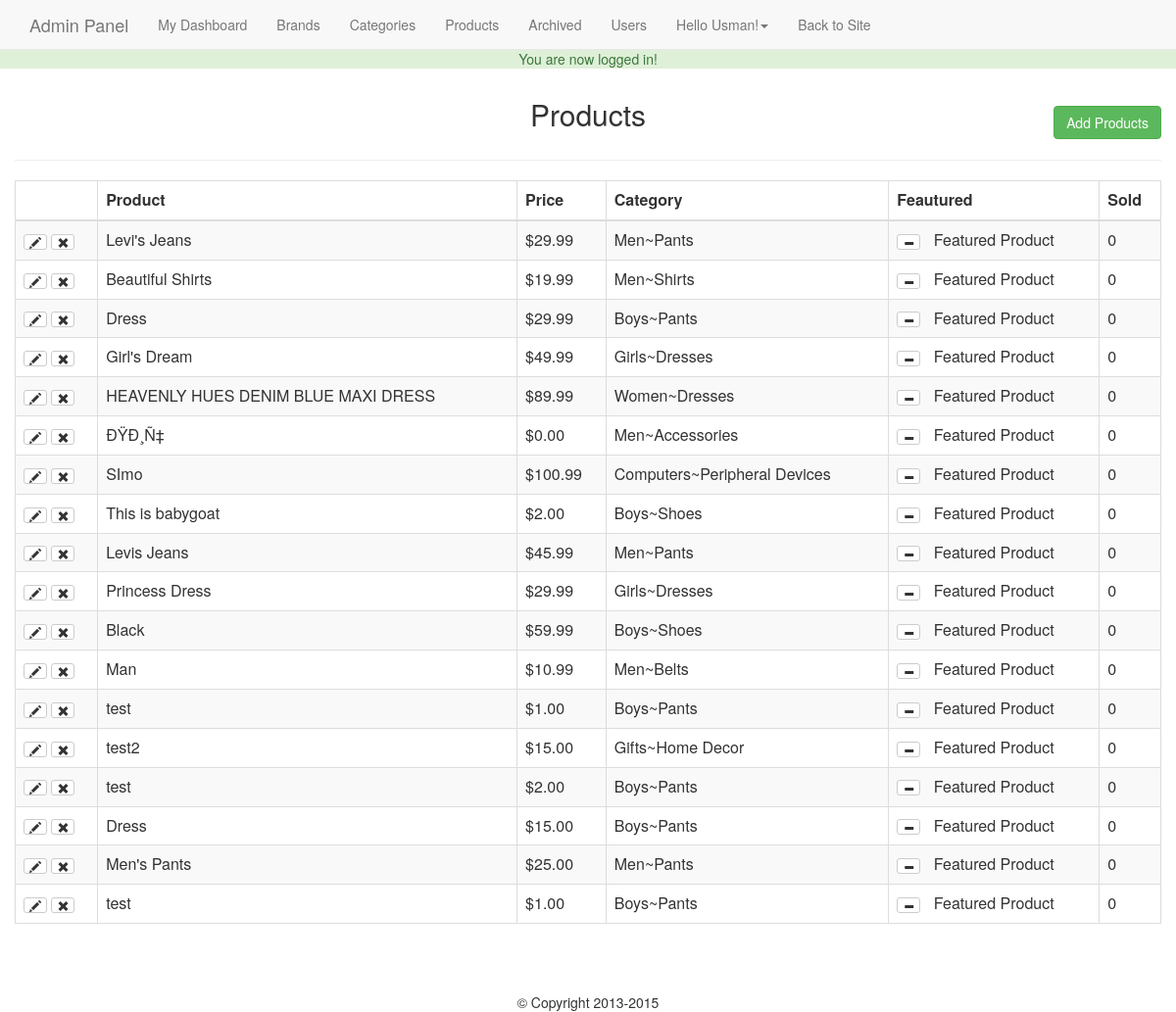
Screenshot of /admin/products.php (signed in) with the database file from the repository.
### tables this page shows
CREATE TABLE `products` (
  `id` int(11) NOT NULL,
  `title` varchar(255) NOT NULL,
  `price` decimal(10,2) NOT NULL,
  `list_price` decimal(10,2) NOT NULL,
  `brand` varchar(255) NOT NULL,
  `categories` varchar(255) NOT NULL,
  `image` text NOT NULL,
  `description` text NOT NULL,
  `featured` tinyint(4) NOT NULL DEFAULT '0',
  `sizes` text NOT NULL,
  `deleted` tinyint(4) NOT NULL DEFAULT '0'
);

### helpers/helpers.php (called while the page is built, shortened)
<?php
function money($number){
	return '$'.number_format($number, 2);
}

### admin/products.php (the view, shortened to what this page needs)
<?php
	require_once $_SERVER['DOCUMENT_ROOT'].'/e-commerce/core/init.php';
	require_once '../core/init.php';
	include 'includes/head.php';
	include 'includes/navigation.php';
	$dbpath='';
	if (isset($_GET['add']) || isset($_GET['edit'])) {
		$brandQuery = $db->query("SELECT * FROM brand ORDER BY brand");
		$parentQuery = $db->query("SELECT * FROM categories WHERE parent = 0 ORDER BY category");
		$title=((isset($_POST['title']) && $_POST['title'] != '')?sanitize($_POST['title']):'');
		$brand = ((isset($_POST['brand']) && !empty($_POST['brand']))?sanitize($_POST['brand']):'');
		$parent = ((isset($_POST['parent']) && !empty($_POST['parent']))?sanitize($_POST['parent']):'');
		$category = ((isset($_POST['child']) && !empty($_POST['child']))?sanitize($_POST['child']):'');
		$price=((isset($_POST['price']) && $_POST['price'] != '')?sanitize($_POST['price']):'');
		$list_price=((isset($_POST['list_price']) && $_POST['list_price'] != '')?sanitize($_POST['list_price']):'');
		$description=((isset($_POST['description']) && $_POST['description'] != '')?sanitize($_POST['description']):'');
		$sizes=((isset($_POST['sizes']) && $_POST['sizes'] != '')?sanitize($_POST['sizes']):'');
		$sizes = rtrim($sizes, ',');
		$saved_image = '';
		if (isset($_GET['edit'])){
			$edit_id= (int)$_GET['edit'];
			$product_edit_result= $db->query("SELECT * FROM products WHERE id = '$edit_id'");
			$products_array_from_database = mysqli_fetch_assoc($product_edit_result);
			if (isset($_GET['delete_image'])) {
				$imgi = (int)$_GET['imgi'] - 1;
				$images = explode(',',$products_array_from_database['image']);
				$image_url = $_SERVER['DOCUMENT_ROOT'].$images[$imgi];
				unlink($image_url);
				unset($images[$imgi]);
				$imageString = implode(',', $images);
				$db->query("UPDATE products SET image = '{$imageString}' WHERE id = '{$edit_id}'");
				header('Location: products.php?edit='.$edit_id);
			}
			$category = ((isset($_POST['child']) && $_POST['child'] != '')?sanitize($_POST['child']):$products_array_from_database['categories']);
			$title=((isset($_POST['title']) && !empty($_POST['title']))?sanitize($_POST['title']):$products_array_from_database['title']);
			$brand=((isset($_POST['brand']) && !empty($_POST['brand']))?sanitize($_POST['brand']):$products_array_from_database['brand']);
			$parentQ = $db->query("SELECT * FROM categories WHERE id = '$category'");
			$parentResult = mysqli_fetch_assoc($parentQ);
			$parent=((isset($_POST['parent']) && !empty($_POST['parent']))?sanitize($_POST['parent']):$parentResult['parent']);
			$price=((isset($_POST['price']) && !empty($_POST['price']))?sanitize($_POST['price']):$products_array_from_database['price']);
			$list_price=((isset($_POST['list_price']))?sanitize($_POST['list_price']):$products_array_from_database['list_price']);
			$description=((isset($_POST['description']))?sanitize($_POST['description']):$products_array_from_database['description']);
			$sizes=((isset($_POST['sizes']) && !empty($_POST['sizes']))?sanitize($_POST['sizes']):$products_array_from_database['sizes']);
			$sizes = rtrim($sizes, ',');
			$saved_image = (($products_array_from_database['image'] != '')?$products_array_from_database['image']:'');
			$dbpath = $saved_image;
		}
		if (!empty($sizes)) {
			$sizeString = sanitize($sizes);
			$sizeString = rtrim($sizeString,',');
			$sizesArray = explode(',', $sizeString);
			$sArray=array();
			$qArray = array();
			$tArray = array();
			foreach ($sizesArray as $ss) {
				$s=explode(':', $ss);
				$sArray[] = $s[0];
				$qArray[] = $s[1];
				$tArray[] = $s[2];
			}
		}else{$sizesArray = array();}
		if ($_POST) {
			$errors=array();
			$required = array('title','brand', 'price', 'parent', 'child', 'sizes');
			$allowed = array('png', 'jpg', 'jpeg', 'gif');
			$uploadPath = array();
			$tempLoc = array();
			foreach ($required as $field) {
				if ($_POST[$field]=='') {
					$errors[]='All fields with an Asterisk are required!';
					break;
				}
			}
			$photoCount = count($_FILES['photo']['name']);
			 if ($photoCount > 0) {
			 	for ($i=0; $i < $photoCount; $i++) {
				 	$name=$_FILES['photo']['name'][$i];
				 	$nameArray=explode('.', $name);
					$fileName= $nameArray[0];
					$fileExt = $nameArray[1];
					$mime = explode('/', $_FILES['photo']['type'][$i]);
					$mimeType = $mime[0];
					$mimeExt = $mime[1];
				 	$tempLoc[] = $_FILES['photo']['tmp_name'][$i];
				 	$FileSize =  $_FILES['photo']['size'][$i];
					$uploadName= md5(microtime().$i).'.'.$fileExt;
					$uploadPath[] = BASEURL.'img/products/'.$uploadName;
					if ($i != 0) {
						$dbpath .= ',';
					}
				 	$dbpath .= '/e-commerce/img/products/'.$uploadName;
					if ($mimeType !='image') {
						$errors[]='The file must be an Image';
					}
					if (!in_array($fileExt, $allowed)) {
						$errors[]='The Photo extention must be .png, .jpg, .jpeg or .gif format!';
					}
					if ($FileSize>15000000) {
						$errors[]='The file must be under 15MB!';
					}
			 	}
			}
			if (!empty($errors)) {
				echo display_errors($errors);
			}else{
				if ($photoCount > 0) {
					for ($i=0; $i < $photoCount; $i++) {
						move_uploaded_file($tempLoc[$i], $uploadPath[$i]);
					}
				}
				$insertSql = "INSERT INTO products (title, price, list_price, brand, categories, image, description, sizes) VALUES ('$title','$price', '$list_price', '$brand', '$category', '$dbpath', '$description', '$sizes' )";
				if (isset($_GET['edit'])){
					$insertSql="UPDATE products SET title='$title', price='$price', list_price='$list_price', brand='$brand', categories='$category', image= '$dbpath', sizes='$sizes', description='$description' WHERE `id`='$edit_id'";
				}
				$db->query($insertSql);
				header('Location: products.php');
			}
		}
?>
<h2 class="text-center"><?=((isset($_GET['edit']))?'Edit':'Add A New');?> Product</h2><hr>
<form action="products.php?<?=((isset($_GET['edit']))?'edit='.$edit_id:'add=1')?>" method="POST" enctype="multipart/form-data">
	<div class="form-group col-md-3">
		<label for="title">Title*</label>
		<input type="text" name="title" class="form-control" id="title" value="<?=$title?>">
	</div>
	<div class="form-group col-md-3">
		<label for="brand">Brand*</label>
		<select name="brand" class="form-control" id="brand">
			<option value=""<?=(($brand == '')?' selected':'');?>></option>
			<?php while($b = mysqli_fetch_assoc($brandQuery)):?>
				<option value="<?=$b['id'];?>" <?=(($brand == $b['id'])?' selected':''); ?>><?=$b['brand'];?></option>
			<?php endwhile;?>
		</select>
	</div>
	<div class="form-group col-md-3">
		<label for="parent">Parent Category*</label>
		<select name="parent" class="form-control" id="parent">
			<option value=""<?=(($parent =='')?' selected':'');?>></option>
			<?php while($p = mysqli_fetch_assoc($parentQuery)):?>
				<option value="<?=$p['id'];?>"<?=(($parent==$p['id'])?' selected':'');?>><?=$p['category'];?></option>
			<?php endwhile;?>
		</select>
	</div>
	<div class="form-group col-md-3">
		<label for="child">Child Category*</label>
		<select name="child" id="child" class="form-control"></select>
	</div>
	<div class="form-group col-md-3">
		<label for="price">Price*</label>
		<input type="text" name="price" id="price" class="form-control" value="<?=$price;?>">
	</div>
	<div class="form-group col-md-3">
		<label for="list_price">List Price</label>
		<input type="text" name="list_price" id="list_price" class="form-control" value="<?=$list_price;?>">
	</div>
	<div class="form-group col-md-3">
	<label>Quantity and Sizes*</label>
		<button class="btn btn-default form-control" onclick="jQuery('#sizesModal').modal('toggle'); return false;">Quantity and Sizes</button>
	</div>
	<div class="form-group col-md-3">
		<label for="sizes">Sizes & Qty Preview</label>
		<input type="text" name="sizes" id="sizes" class="form-control" value="<?=$sizes;?>" readonly>
	</div>
	<div class="form-group col-md-6">
		<?php if ($saved_image != ''):?>
			<?php
				$imgi =1;
				$images = explode(',', $saved_image);
			 ?>
			 <?php foreach ($images as $image): ?>
				<div class="saved-image col-md-4">
					<img src="<?=$image;?>" alt="saved-image"><br>
					<a href="products.php?delete_image=1&edit=<?=$edit_id;?>&imgi=<?=$imgi;?>" class="text-danger">Delete Image</a>
				</div>
			 <?php $imgi++; endforeach ?>
		<?php else: ?>
			<label for="photo">Product Photo:</label>
			<input type="file" name="photo[]" id="photo" class="form-control" multiple>
		<?php endif; ?>
	</div>
	<div class="form-group col-md-6">
		<label for="description">Description</label>
		<textarea name="description" id="description" class="form-control" cols="30" rows="6"><?=$description;?></textarea>
	</div>
	<div class="form-group pull-right">
		<a href="products.php" class="btn btn-default">Cancel</a>
		<input type="submit" value="<?=((isset($_GET['edit']))?'Edit':'Add');?> Product" class="btn btn-success">
	</div><div class="clearfix"></div>
</form>
<div class="modal fade" id="sizesModal" tabindex="-1" role="dialog" aria-labelledby="sizesModalLabel">
  <div class="modal-dialog modal-lg"  role="document">
    <div class="modal-content">
      <div class="modal-header">
        <button type="button" class="close" data-dismiss="modal" aria-label="Close"><span aria-hidden="true">&times;</span></button>
        <h4 class="modal-title" id="sizesModalLabel">Size & Quantity</h4>
      </div>
      <div class="modal-body">
      <div class="container-fluid">
       	<?php for ($i=1; $i <=12; $i++):?>
	       	<div class="form-group col-md-2">
	       		<label for="size<?=$i;?>">Size:</label>
	       		<input type="text" name="size<?=$i;?>" id="size<?=$i;?>" value="<?=((!empty($sArray[$i-1]))?$sArray[$i-1]:'') ?>" class="form-control">
	       	</div>
	       	<div class="form-group col-md-2">
	       		<label for="qty<?=$i;?>">Quantity:</label>
	       		<input type="number" name="qty<?=$i;?>" id="qty<?=$i;?>" value="<?=((!empty($qArray[$i-1]))?$qArray[$i-1]:'') ?>" min="0" class="form-control">
	       	</div>
	       	<div class="form-group col-md-2">
	       		<label for="threshold<?=$i;?>">Threshold:</label>
	       		<input type="number" name="threshold<?=$i;?>" id="threshold<?=$i;?>" value="<?=((!empty($tArray[$i-1]))?$tArray[$i-1]:'') ?>" min="0" class="form-control">
	       	</div>
	    <?php endfor; ?>
       </div>
      </div>
      <div class="modal-footer">
        <button type="button" class="btn btn-default" data-dismiss="modal">Close</button>
        <button type="button" class="btn btn-primary" onclick="updateSizes();" data-dismiss="modal" jQuery('sizesModal').modal('toggle');>Save changes</button>
      </div>
    </div>
  </div>
</div>
<?php	} else{
	$sql = "SELECT * FROM products WHERE deleted = 0";
	$presults = $db->query($sql);
?>
<h2 class="text-center">Products</h2>
	<a href="products.php?add=1" class="btn btn-success pull-right" id="add-product-btn">Add Products</a>
<hr>
<table class="table table-bordered table-condenced table-striped">
	<thead><th></th><th>Product</th><th>Price</th><th>Category</th><th>Feautured</th><th>Sold</th></thead>
	<tbody>
		<?php while($Product = mysqli_fetch_assoc($presults)):
			$childID=$Product['categories'];
			$catSql = "SELECT * FROM categories WHERE 	id = '$childID'";
			$resultChild = $db->query($catSql);
			$cat_array = mysqli_fetch_assoc($resultChild);
			$parentID = $cat_array['parent'];
			$parentSql =  "SELECT * FROM categories WHERE id = '$parentID'";
			$resultParent = $db->query($parentSql);
			$parent_array= mysqli_fetch_assoc($resultParent);
			$category = $parent_array['category'].'~'.$cat_array['category'];
		?>
			<tr>
				<td>
					<a href="products.php?edit=<?=$Product['id'];?>" class="btn btn-xs btn-default"><span class="glyphicon glyphicon-pencil"></span></a>
					<a href="products.php?delete=<?=$Product['id'];?>" class="btn btn-xs btn-default"><span class="glyphicon glyphicon-remove"></span></a>
				</td>
				<td><?=$Product['title'];?></td>
				<td><?=money($Product['price']);?></td>
				<td><?=$category;?></td>
				<td><a href="products.php?featured=<?=(($Product['featured']==0)?'1':'0')?>&id=<?=$Product['id'];?>" class=" btn btn-xs btn-default">	<span class="glyphicon glyphicon-<?=(($Product['featured']==1)?'minus':'plus')?>"></span></a>
					&nbsp <?=(($Product['featured']==1)?'Featured Product':''); ?>
				</td>
				<td>0<??></td>
			</tr>
		<?php endwhile; ?>
	</tbody>
</table>
<?php } ?>
<?php  include 'includes/footer.php'; ?>

### css/main.css (style rules this page uses)
body { padding-top: 50px; }
#add-product-btn { margin-top: -35px; }

### rows the page displays
products: title "Levi's Jeans", price "$29.99", category "Men~Pants", featured 1 (drawn)
products: title "Beautiful Shirts", price "$19.99", category "Men~Shirts", featured 1 (drawn)
products: title "Dress", price "$29.99", category "Boys~Pants", featured 1 (drawn)
products: title "Girl's Dream", price "$49.99", category "Girls~Dresses", featured 1 (drawn)
products: title "HEAVENLY HUES DENIM BLUE MAXI DRESS", price "$89.99", category "Women~Dresses", featured 1 (drawn)
products: title "ÐŸÐ¸Ñ‡", price "$0.00", category "Men~Accessories", featured 1 (drawn)
products: title "SImo", price "$100.99", category "Computers~Peripheral Devices", featured 1 (drawn)
products: title "This is babygoat", price "$2.00", category "Boys~Shoes", featured 1 (drawn)
products: title "Levis Jeans", price "$45.99", category "Men~Pants", featured 1 (drawn)
products: title "Princess Dress", price "$29.99", category "Girls~Dresses", featured 1 (drawn)
products: title "Black", price "$59.99", category "Boys~Shoes", featured 1 (drawn)
products: title "Man", price "$10.99", category "Men~Belts", featured 1 (drawn)
products: title "test", price "$1.00", category "Boys~Pants", featured 1 (drawn)
products: title "test2", price "$15.00", category "Gifts~Home Decor", featured 1 (drawn)
products: title "test", price "$2.00", category "Boys~Pants", featured 1 (drawn)
products: title "Dress", price "$15.00", category "Boys~Pants", featured 1 (drawn)
products: title "Men's Pants", price "$25.00", category "Men~Pants", featured 1 (drawn)
products: title "test", price "$1.00", category "Boys~Pants", featured 1 (drawn)

### other values shown
$_SESSION['success_flash'] "You are now logged in!"
$userData['first'] "Usman"
